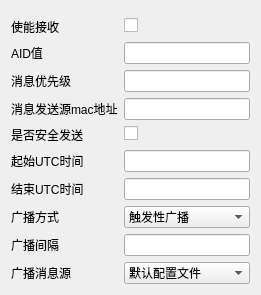
         <widget class="QWidget" name="tab_3">
          <attribute name="title">
           <string>spatMsgTxConfig</string>
          </attribute>
          <layout class="QGridLayout" name="gridLayout_40">
           <item row="0" column="0">
            <layout class="QFormLayout" name="formLayout_7">
             <property name="topMargin">
              <number>7</number>
             </property>
             <item row="0" column="0">
              <widget class="QLabel" name="label_60">
               <property name="text">
                <string>使能接收</string>
               </property>
              </widget>
             </item>
             <item row="1" column="0">
              <widget class="QLabel" name="label_61">
               <property name="text">
                <string>AID值</string>
               </property>
              </widget>
             </item>
             <item row="1" column="1">
              <widget class="QLineEdit" name="lineEdit_spataid"/>
             </item>
             <item row="2" column="0">
              <widget class="QLabel" name="label_65">
               <property name="text">
                <string>消息优先级</string>
               </property>
              </widget>
             </item>
             <item row="2" column="1">
              <widget class="QLineEdit" name="lineEdit_spatpriotity"/>
             </item>
             <item row="3" column="0">
              <widget class="QLabel" name="label_68">
               <property name="text">
                <string>消息发送源mac地址</string>
               </property>
              </widget>
             </item>
             <item row="3" column="1">
              <widget class="QLineEdit" name="lineEdit_spatmac">
               <property name="text">
                <string/>
               </property>
              </widget>
             </item>
             <item row="4" column="0">
              <widget class="QLabel" name="label_ip_5">
               <property name="text">
                <string>是否安全发送</string>
               </property>
              </widget>
             </item>
             <item row="5" column="0">
              <widget class="QLabel" name="label_74">
               <property name="text">
                <string>起始UTC时间</string>
               </property>
              </widget>
             </item>
             <item row="5" column="1">
              <widget class="QLineEdit" name="lineEdit_spatstartime"/>
             </item>
             <item row="6" column="0">
              <widget class="QLabel" name="label_75">
               <property name="text">
                <string>结束UTC时间</string>
               </property>
              </widget>
             </item>
             <item row="6" column="1">
              <widget class="QLineEdit" name="lineEdit_spatendtime"/>
             </item>
             <item row="7" column="0">
              <widget class="QLabel" name="label_76">
               <property name="text">
                <string>广播方式</string>
               </property>
              </widget>
             </item>
             <item row="8" column="0">
              <widget class="QLabel" name="label_deviceGroupType_5">
               <property name="text">
                <string>广播间隔</string>
               </property>
              </widget>
             </item>
             <item row="8" column="1">
              <widget class="QLineEdit" name="lineEdit_spatinterval"/>
             </item>
             <item row="9" column="0">
              <widget class="QLabel" name="label_deviceGroupCode_5">
               <property name="text">
                <string>广播消息源</string>
               </property>
              </widget>
             </item>
             <item row="0" column="1">
              <widget class="QCheckBox" name="checkBox_spatenable">
               <property name="text">
                <string/>
               </property>
              </widget>
             </item>
             <item row="7" column="1">
              <widget class="QComboBox" name="comboBox_spatbroadcast">
               <item>
                <property name="text">
                 <string>触发性广播</string>
                </property>
               </item>
               <item>
                <property name="text">
                 <string>周期性广播</string>
                </property>
               </item>
              </widget>
             </item>
             <item row="9" column="1">
              <widget class="QComboBox" name="comboBox_spatsource">
               <item>
                <property name="text">
                 <string>默认配置文件</string>
                </property>
               </item>
               <item>
                <property name="text">
                 <string>来源于默认云平台</string>
                </property>
               </item>
               <item>
                <property name="text">
                 <string>来源于外部云平台</string>
                </property>
               </item>
              </widget>
             </item>
             <item row="4" column="1">
              <widget class="QCheckBox" name="checkBox_spatsecurity">
               <property name="text">
                <string/>
               </property>
              </widget>
             </item>
            </layout>
           </item>
          </layout>
         </widget>
